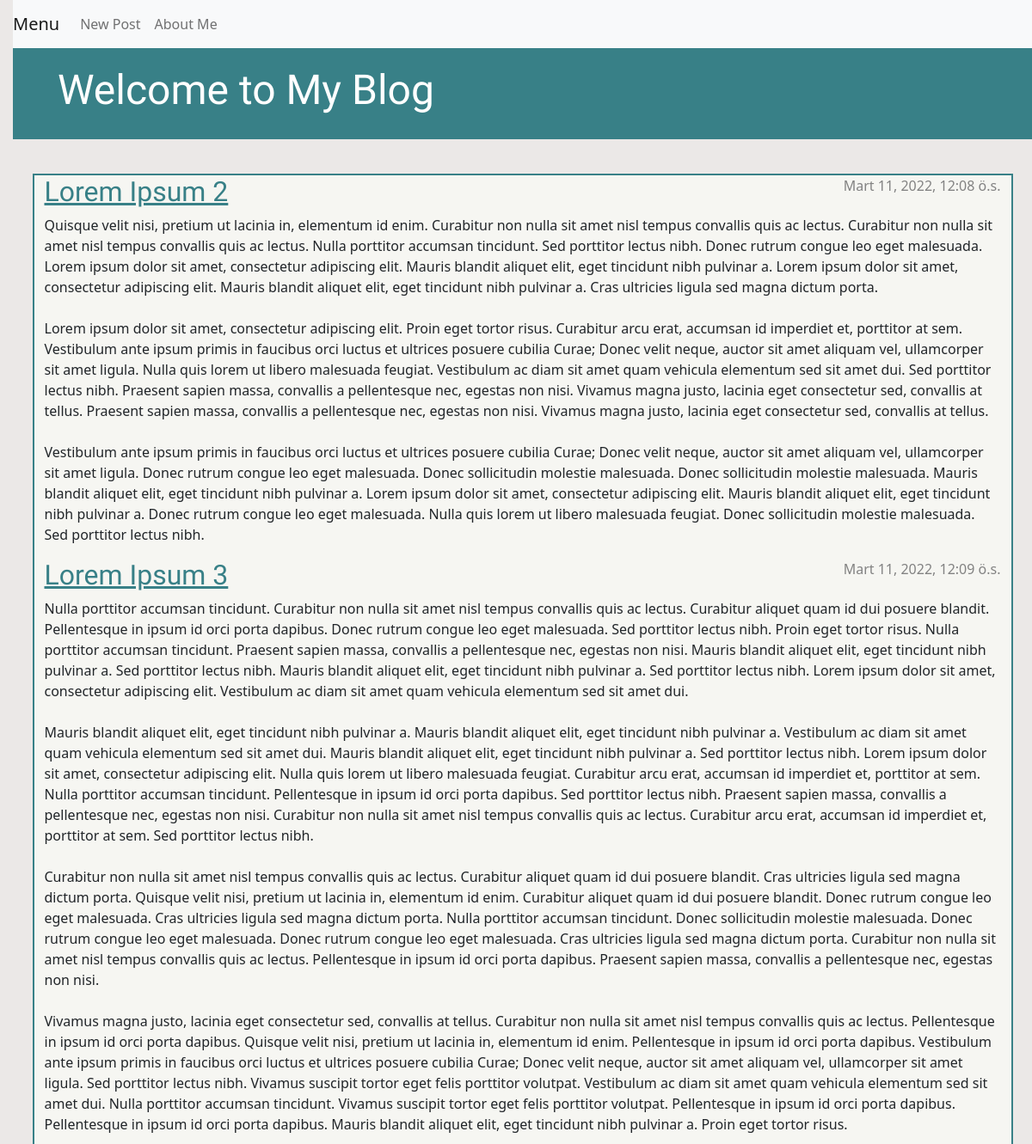
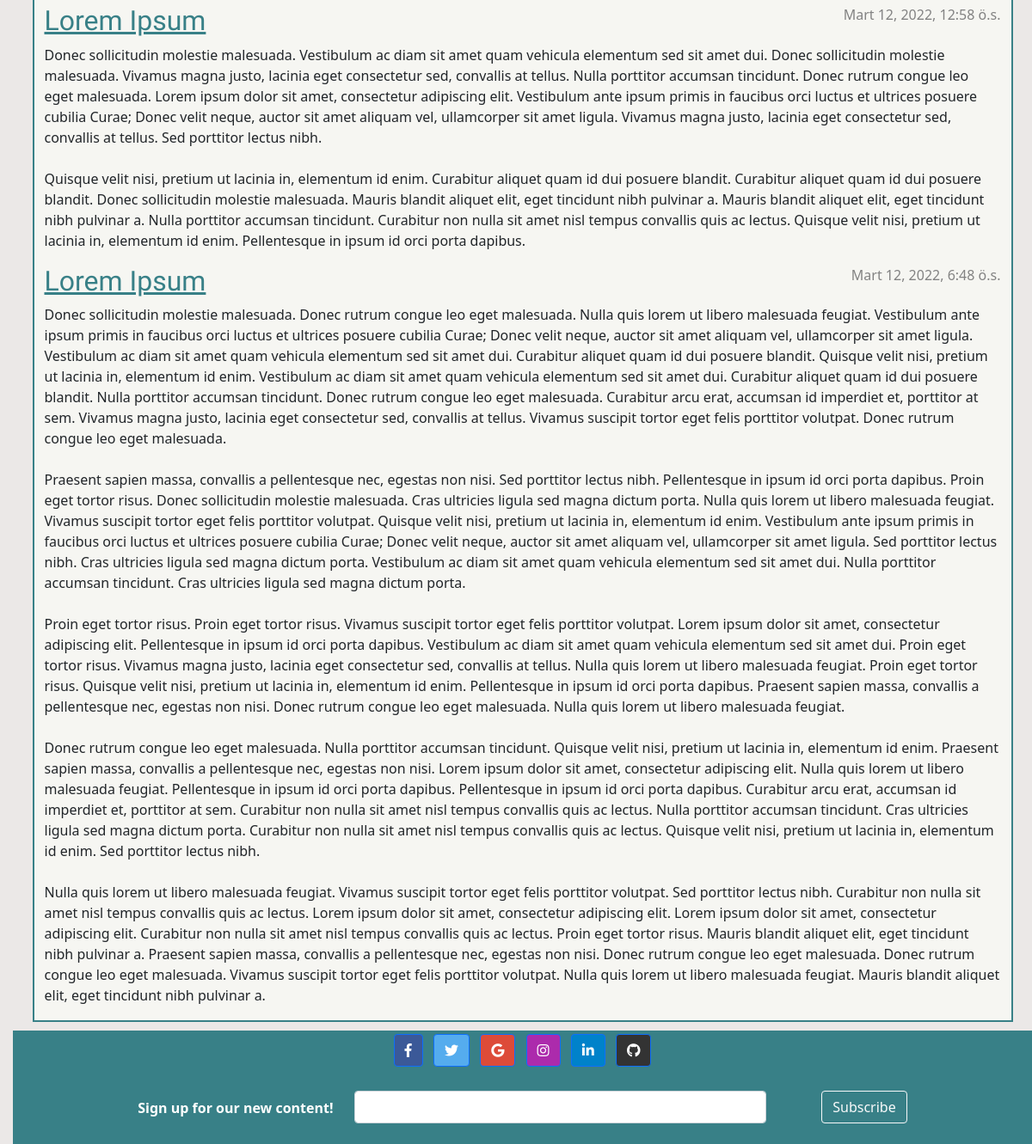
The app's page /, older data (2 pictures, top to bottom).
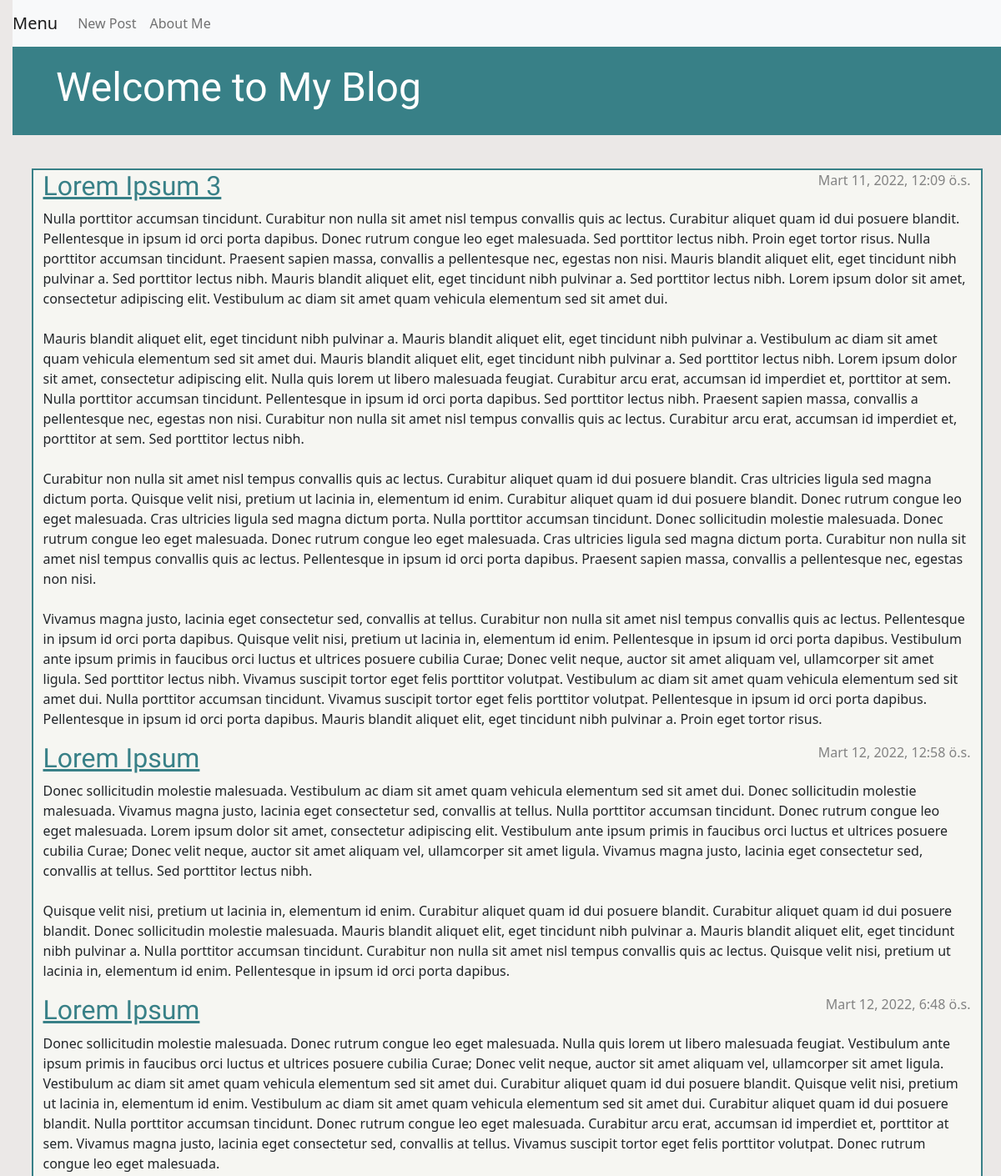
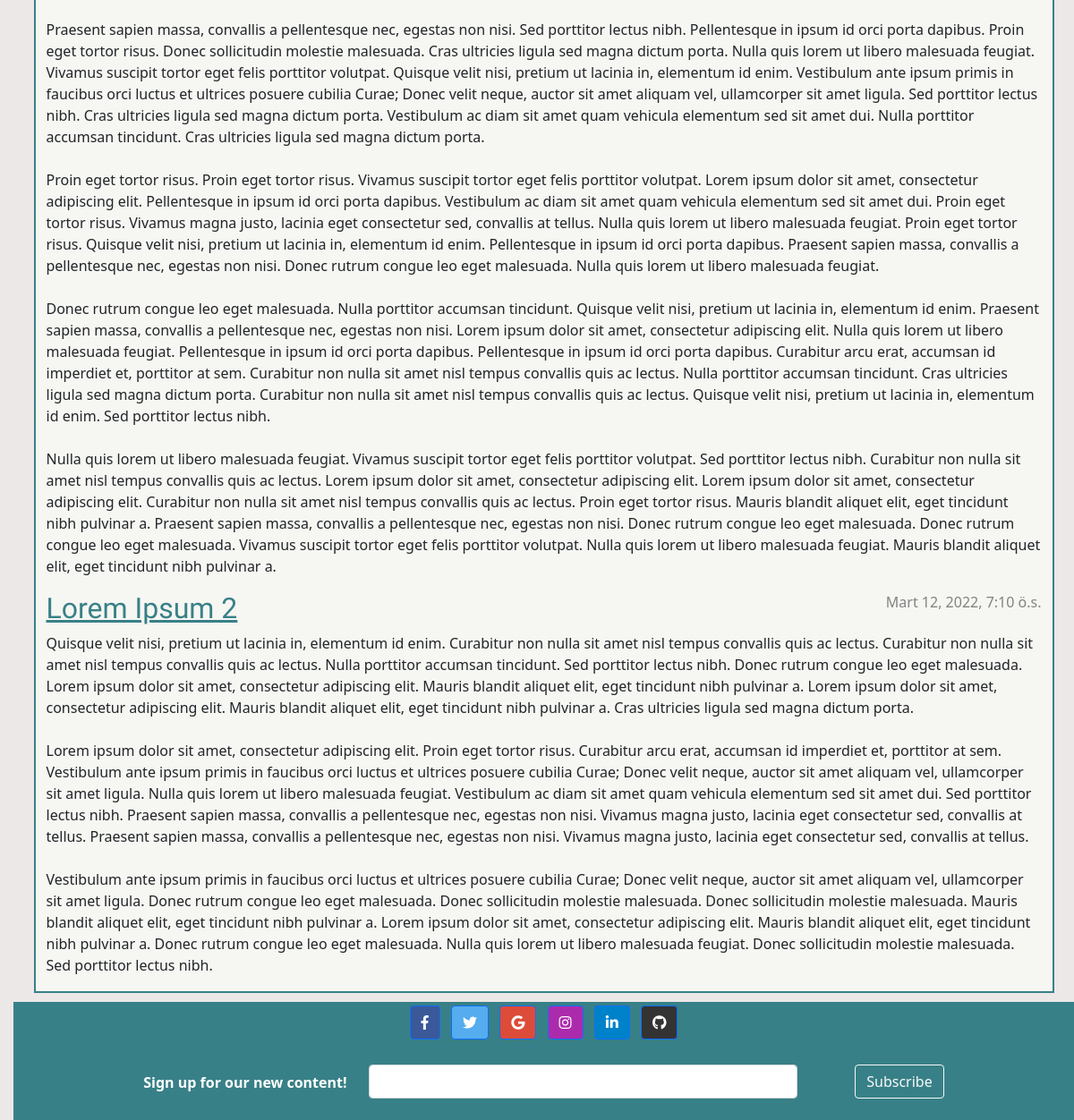
The same page, newer data (2 pictures, top to bottom).
### blog/models.py (models this page shows, shortened)
class Post(models.Model):
    author = models.ForeignKey(settings.AUTH_USER_MODEL, on_delete=models.CASCADE)
    title = models.CharField(max_length=200)
    text=models.TextField()
    created_date = models.DateTimeField(default=timezone.now)
    published_date=models.DateTimeField(blank=True, null=True)

### blog/views.py (the view)
# urls.py: path('', views.post_list, name='post_list'),
def post_list(request):
    posts=Post.objects.filter(published_date__lte=timezone.now()).order_by('published_date')
    return render(request, 'blog/post_list.html', {'posts': posts})

### blog/templates/blog/post_list.html
{% extends 'blog/base.html' %}
{% block content %}
    {% for post in posts %}
        <article class="post">
            <time class="date">
                {{ post.published_date }}
            </time>
            <h2><a href="{% url 'post_detail' pk=post.pk %}">{{ post.title }}</a></h2>
            <p>{{ post.text|linebreaksbr }}</p>
        </article>
    {% endfor %}
{% endblock %}

### blog/templates/blog/base.html (shortened to what this page needs)
{% load static %}
<!DOCTYPE html>
<html>
    <head>
        <link rel="stylesheet" href="https://cdn.jsdelivr.net/npm/bootstrap@5.1.3/dist/css/bootstrap.min.css">
        <link rel="stylesheet" href="{% static 'css/blog.css' %}">
        <link rel="stylesheet" href="https://use.fontawesome.com/releases/v5.0.8/css/all.css">
    </head>
    <body>
        <nav class="navbar navbar-expand-lg navbar-light bg-light">
            <a class="navbar-brand" href="/">Menu</a>
            <div class="collapse navbar-collapse" id="navbarNav">
              <ul class="navbar-nav">
                <li class="nav-item active">
                    <a class="nav-link" href="{% url 'post_new' %}" class="top-menu">
                        New Post
                    </a>
                </li>
                <li class="nav-item">
                    <a class="nav-link" href="{% url 'aboutme' %}" class="top-menu">
                        About Me
                    </a>
                </li>
              </ul>
            </div>
          </nav>
        <header class="page-header">
            <div class="container">
                <h1><a href="/">Welcome to My Blog</a></h1>
            </div>
        </header>
        <main class="content container">
            <div class="row">
                <div class="col">
                    {% block content %}
                    {% endblock %}
                </div>
            </div>
        </main>
        <footer class="text-center text-white footer-area">
            <section class="mb-4">
                <a class="btn btn-primary btn-floating m-1" style="background-color: #3b5998" href="#!" role="button"><i class="fab fa-facebook-f"></i></a>
                <a class="btn btn-primary btn-floating m-1" style="background-color: #55acee" href="#!" role="button"><i class="fab fa-twitter"></i></a>
                <a class="btn btn-primary btn-floating m-1" style="background-color: #dd4b39" href="#!" role="button"><i class="fab fa-google"></i></a>
                <a class="btn btn-primary btn-floating m-1" style="background-color: #ac2bac" href="#!" role="button"><i class="fab fa-instagram"></i></a>
                <a class="btn btn-primary btn-floating m-1" style="background-color: #0082ca" href="#!" role="button"><i class="fab fa-linkedin-in"></i></a>
                <a class="btn btn-primary btn-floating m-1" style="background-color: #333333" href="#!" role="button"><i class="fab fa-github"></i></a>
            </section>
            <section class="">
                <form action="">
                <div class="row d-flex justify-content-center">
                    <div class="col-auto">
                    <p class="pt-2">
                        <strong>Sign up for our new content!</strong>
                    </p>
                    </div>
                    <div class="col-md-5 col-12">
                    <div class="form-outline form-white mb-4">
                        <input type="email" id="form5Example2" class="form-control" />
                    </div>
                    </div>
                    <div class="col-auto">
                    <button type="submit" class="btn btn-outline-light mb-4">
                        Subscribe
                    </button>
                    </div>
                </div>
                </form>
            </section>
        </footer>
    </body>
</html>

### blog/static/css/blog.css (style rules this page uses)
body { padding-left: 15px; background-color: #EBE8E7; }
.page-header { background-color: #388087; margin-top: 0; margin-bottom: 40px; padding: 20px 20px 20px 40px; }
.page-header h1, .page-header h1 a, .page-header h1 a:visited, .page-header h1 a:active { color: #ffffff; font-size: 36pt; text-decoration: none; }
h1 a, h2 a { color: #388087; font-family: 'Lobster'; }
h1, h2, h3, h4 { font-family: 'Lobster', cursive; color: #388087; }
.date { color: #828282; }
.post { margin-bottom: 10px; }
.post h2 a, .post h2 a:visited { color: #388087; }
.post > .date, .post > .actions { float: right; }
.col { border:#388087 2px solid; margin-bottom: 10px; padding-bottom: 1px; background-color: #F6F6F2; }
.btn { margin-left: 40px; }
.footer-area { background-color: #388087; }

Row changes from the older to the newer data that the page shows:
changed Post "Lorem Ipsum 2": published_date "Mart 11, 2022, 12:08 ö.s." → "Mart 12, 2022, 7:10 ö.s."; moves down the list
